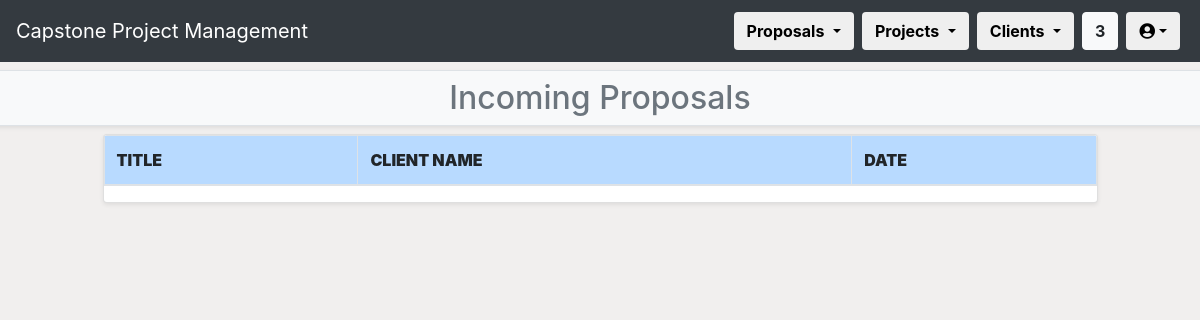
Page /CPPMS/proposal/incoming_proposal/ (signed in) on the earlier database version.
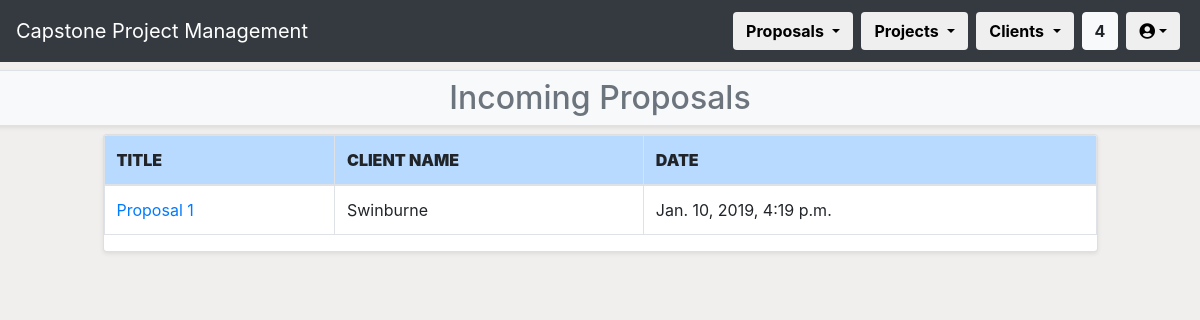
Same page on the later database version.
### CPPMS/models.py (models this page shows, shortened)
class Incoming_Proposal(models.Model):
    proposals = (
        models.Manager()
    )
    title = models.CharField(max_length=255, default="NO TITLE")
    description = models.TextField(default="NO DESCRIPTION")
    created_at = models.DateTimeField(auto_now_add=True)
    updated_at = models.DateTimeField(auto_now=True)
    status = models.CharField(max_length=50, default="N/A")
    client_name = models.CharField(max_length=255, default="N/A")
    client_desc = models.TextField(default="N/A")
    client_website = models.CharField(max_length=255, default="N/A")
    client_address = models.CharField(max_length=255, default="N/A")
    contact_name = models.CharField(max_length=255, default="N/A")
    contact_phone = models.CharField(max_length=10, default="N/A")
    contact_email = models.CharField(max_length=255, default="N/A")
    contact_position = models.CharField(max_length=255, default="N/A")
    department_name = models.CharField(max_length=255, default="N/A")
    department_phone = models.CharField(max_length=10, default="N/A")
    department_email = models.CharField(max_length=255, default="N/A")
    proposal_specialisation = models.TextField(default="N/A")
    proposal_skills = models.TextField(default="N/A")
    proposal_environment = models.TextField(default="N/A")
    proposal_research = models.TextField(default="N/A")
    supervisor_name = models.CharField(max_length=255, default="N/A")
    supervisor_phone = models.CharField(max_length=10, default="N/A")
    supervisor_email = models.CharField(max_length=255, default="N/A")
    supervisor_title = models.CharField(max_length=255, default="N/A")
    pass

### CPPMS/views.py (the view)
@login_required(login_url="/CPPMS/login/")
def incoming_proposal(request):
    username = request.user.first_name + " " + request.user.last_name
    web_proposal = Incoming_Proposal.proposals.all()
    count()
    title = "Incoming Proposals"
    return render(
        request,
        "incoming_proposal.html",
        {
            "count": count,
            "web_proposal": web_proposal,
            "username": username,
            "title":title
        }
    )

### CPPMS/views.py (called while the page is built)
def count():
    count = []
    count_web = Incoming_Proposal.proposals.all().count()
    count_word = Upload_Proposal.objects.all().count()
    count_all = count_web + count_word
    count_all_proposal = Proposal.objects.all().count()
    count_all_client = Client.objects.all().count()
    count = [count_web, count_word, count_all,count_all_proposal,count_all_client]
    return count

### CPPMS/templates/incoming_proposal.html
{% extends "proposal.html" %}
{% block sub-page_content %}
{% if not messages %}
<h2>Incoming Proposals</h2>
{% else %}
<h2>Incoming Proposals</h2>
{% for message in messages %}<li>{{ message }}</li>{% endfor %}
{% endif %}
{% endblock %}
{% block page_detail_content %}
<div class="row mb-2">
    <div class="col-md-1"></div>
    <div class="col">
        <div class="table-responsive card shadow-sm">
            <table class="table table-bordered table-hover">
                <thead>
                    <tr class="table-primary">
                        <th scope="col"><strong>TITLE</strong></th>
                        <th scope="col"><strong>CLIENT NAME</strong></th>
                        <th scope="col"><strong>DATE</strong></th>
                    </tr>
                </thead>
                <tbody>
                    {% for proposal in web_proposal %}
                    <tr scope="row">
                        <td><a href="proposal_extract/{{ proposal.pk }}">{{ proposal.title }}</a></td>
                        <td>{{ proposal.client_name }}</td>
                        <td>{{ proposal.created_at }}</td>
                    </tr>
                    {% endfor %}
                </tbody>
            </table>
        </div>
    </div>
    <div class="col-md-1"></div>
</div>
{% endblock %}

Differences in the rows shown:
added Incoming_Proposal: title "Proposal 1", client_name "Swinburne", created_at "Jan. 10, 2019, 4:19 p.m."
Other differences:
{{ count.2 }}: "3" → "4"
